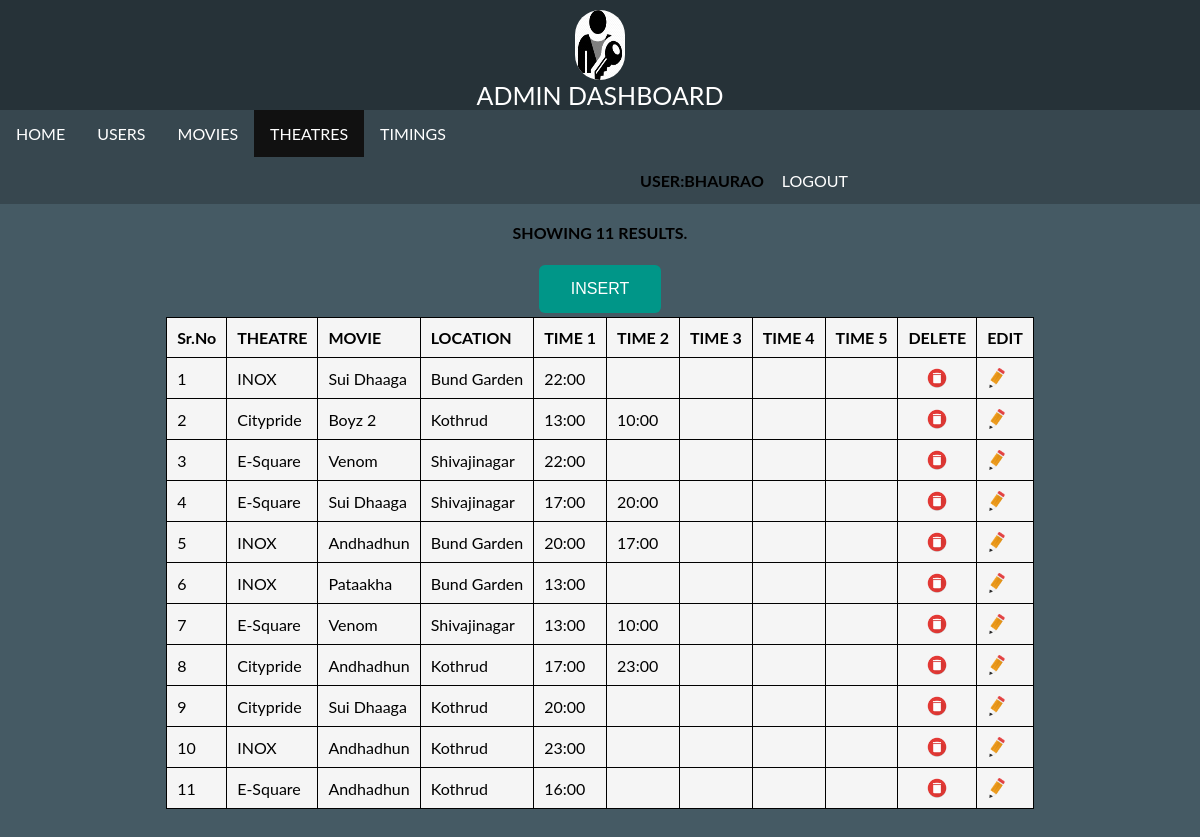
/theatres.php (signed in), run on the app's committed database.
### tables this page shows
CREATE TABLE `theatres` (
  `Theatre_id` int(200) NOT NULL,
  `Theatre_Name` varchar(200) NOT NULL,
  `Location` varchar(300) NOT NULL,
  `Movie_Name` varchar(200) NOT NULL,
  `time1` varchar(200) NOT NULL,
  `time2` varchar(200) NOT NULL,
  `time3` varchar(200) NOT NULL,
  `time4` varchar(200) NOT NULL,
  `time5` varchar(200) NOT NULL
);

### theatres.php (the view, shortened to what this page needs)
<html>
<head>
	<link href="css/dashstyle.css" type='text/css' rel="stylesheet">
	<link href="css/animate.css" type='text/css' rel="stylesheet">
</head>
<body class='bg-gray animated fadeIn'>
<div class='header'>
<center><img src='images/admin.png' alt="AdminLogo" id="adminlogo"><br><center id='head' class="animated flipInX">ADMIN DASHBOARD</center>
</center>
</div>
<div class='navbar'>
<ul align="center">
<li><a href="dash.php"  >HOME</a></li>
<li><a href="users.php" >USERS</a></li>
<li><a href="movie.php" >MOVIES</a></li>
<li><a href="theatres.php" class="active">THEATRES</a></li>
<li><a href="timings.php" >TIMINGS</a></li>
<li><b class='logout' style="padding-top:14px;padding-right:2px;"><?php echo strtoupper("USER:".$_SESSION['user']);?></b></li>
<li><a href="logout.php" class='logout' >LOGOUT</a></li>
</ul>
</div>
<div class='content'>
<?php
include('dbcon.php');
$qry="select Theatre_id,Theatre_Name ,Movie_Name ,Location,time1 ,time2 ,time3 ,time4 ,time5 FROM theatres";
$result = mysqli_query($con,$qry);
$row_count=mysqli_num_rows($result);
if($row_count==0){echo  "<br><center><b>SHOWING 0 RESULTS.<b></center>";
?><center><button class='create animated fadeIn' onclick="document.getElementById('insert').style.display='block'"> INSERT </button></center><?php
}
else{
	echo  "<br><center><b>SHOWING ".$row_count." RESULTS.<b></center><br>";
?>
<table align='center' class="animated fadeIn"  border='1'>
<tr><center><button class='create animated fadeIn' onclick="document.getElementById('insert').style.display='block'"> INSERT </button></center></tr>
<tr>
<th>Sr.No</th>
<th>THEATRE</th>
<th>MOVIE</th>
<th>LOCATION</th>
<th>TIME 1</th>
<th>TIME 2</th>
<th>TIME 3</th>
<th>TIME 4</th>
<th>TIME 5</th>
<th>DELETE</th>
<th>EDIT</th>
</tr>
<?php
for($i=0;$i<$row_count;$i++)
{
	$row=mysqli_fetch_assoc($result);
	?>
	<tr>
	<td><?php echo $i+1 ?></td>
	<td><?php echo $row["Theatre_Name"] ?></td>
	<td><?php echo $row["Movie_Name"] ?></td>
	<td><?php echo $row["Location"] ?></td>
	<td><?php echo $row["time1"] ?></td>
	<td><?php echo $row["time2"] ?></td>
	<td><?php echo $row["time3"] ?></td>
	<td><?php echo $row["time4"] ?></td>
	<td><?php echo $row["time5"] ?></td>
	<td><center><a href="?delid=<?php echo $row["Theatre_id"] ?>" style="color:white"><img style="height:20px;width:20px" src="images/delete.png">
	</a></center></td>
	<td><a href="theatre_edit.php?eid=<?php echo $row["Theatre_id"] ?>" style="color:white"><img style="height:20px;width:20px" src="images/edit.png">
	</a></td>
	</tr>
	<?php
}
}
?>
</div>
</body>
</html>

### css/dashstyle.css (style rules this page uses)
body { margin:0px; padding-top:0px; padding-bottom:100px; border:0px; font-family: "Lato", sans-serif; }
.header { width:100%; background-color:#263238; height:110px; }
#head { font-size:25px; color:white; }
a { text-decoration: none; }
.logout { float:right; padding-left:640px; }
ul,p { margin: 0; padding: 0; }
#adminlogo { margin-top:10px; width:50px; height:70px; border-radius:50px; background:white; }
.bg-gray { background-color:#455A64; }
.navbar li { display: inline; }
.active { background-color: #111; color: white; }
ul { list-style-type: none; overflow: hidden; background-color: #333; }
li { float: left; }
.navbar li a { display: block; color: white; font-size: 16px; text-align: center; padding: 14px 16px; text-decoration: none; }
.navbar ul { list-style-type: none; overflow: hidden; background-color: #37474F; }
.content { height:auto; }
table { background-color:#F5F5F5;border-collapse: collapse;border: 1px solid black; }
th,td { padding:10px;text-align: left }
.create { border-radius:6px; background-color:#009688; border: none; color: white; padding: 15px 32px; text-align: center; text-decoration: none; display: inline-block; font-size: 16px; margin: 4px 2px; cursor: pointer; }

### data on the page
theatres: Theatre_Name "INOX", Movie_Name "Sui Dhaaga", Location "Bund Garden", time1 "22:00"
theatres: Theatre_Name "Citypride", Movie_Name "Boyz 2", Location "Kothrud", time1 "13:00", time2 "10:00"
theatres: Theatre_Name "E-Square", Movie_Name "Venom", Location "Shivajinagar", time1 "22:00"
theatres: Theatre_Name "E-Square", Movie_Name "Sui Dhaaga", Location "Shivajinagar", time1 "17:00", time2 "20:00"
theatres: Theatre_Name "INOX", Movie_Name "Andhadhun", Location "Bund Garden", time1 "20:00", time2 "17:00"
theatres: Theatre_Name "INOX", Movie_Name "Pataakha", Location "Bund Garden", time1 "13:00"
theatres: Theatre_Name "E-Square", Movie_Name "Venom", Location "Shivajinagar", time1 "13:00", time2 "10:00"
theatres: Theatre_Name "Citypride", Movie_Name "Andhadhun", Location "Kothrud", time1 "17:00", time2 "23:00"
theatres: Theatre_Name "Citypride", Movie_Name "Sui Dhaaga", Location "Kothrud", time1 "20:00"
theatres: Theatre_Name "INOX", Movie_Name "Andhadhun", Location "Kothrud", time1 "23:00"
theatres: Theatre_Name "E-Square", Movie_Name "Andhadhun", Location "Kothrud", time1 "16:00"

### other printed values
$row_count "11"
